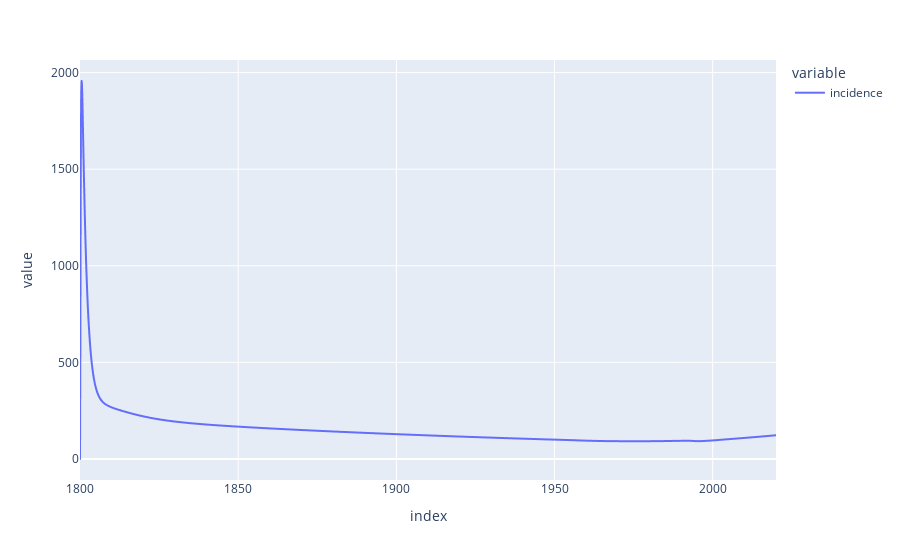

Write notebook code for a chart like this one.
### Code cell
derived_df_0.incidence.plot()

### Figure 1 — Plotly figure (JSON) as saved in the notebook; plotly's stock layout.template omitted (floating-point values rounded to 4 significant figures; data arrays with more than 128 entries replaced by an {"elided": "..."} marker saying what was removed)
{"data": [{"hovertemplate": "variable=incidence<br>index=%{x}<br>value=%{y}<extra></extra>", "legendgroup": "incidence", "line": {"color": "#636efa", "dash": "solid"}, "marker": {"symbol": "circle"}, "mode": "lines", "name": "incidence", "showlegend": true, "type": "scattergl", "x": {"elided": "2201 float values"}, "xaxis": "x", "y": {"elided": "2201 float values"}, "yaxis": "y"}], "layout": {"legend": {"title": {"text": "variable"}, "tracegroupgap": 0}, "margin": {"t": 60}, "xaxis": {"anchor": "y", "domain": [0, 1], "title": {"text": "index"}}, "yaxis": {"anchor": "x", "domain": [0, 1], "title": {"text": "value"}}}}
